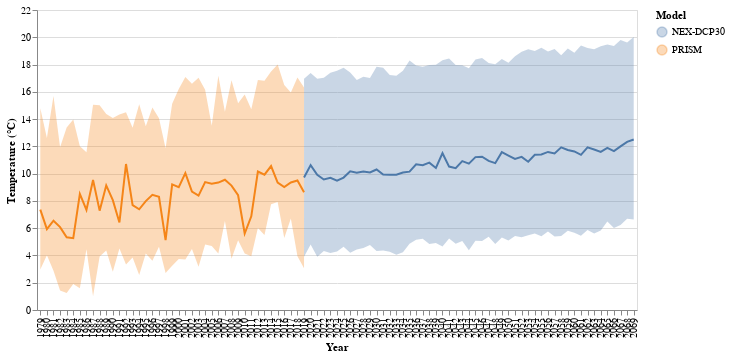

Notebook cell for this chart:
### Markdown cell above
#### Temperature

### Code cell
# Define a line plot by reducing intra-annual observations to median.
line = alt.Chart(climate_df).mark_line().encode(
  x='Year:O',
  y='median(Temp-mean):Q',
  color='Model'
)

# Define an interquartile range band to describe the intra-annual distribution.
band = alt.Chart(climate_df).mark_errorband(extent='iqr').encode(
  x='Year:O',
  y=alt.Y('Temp-mean:Q', title='Temperature (°C)'),
  color='Model'
)

# Combine the band and line plots; display it.
(band + line).properties(width=600, height=300)

### Figure 1 — Vega-Lite specification as saved in the notebook (floating-point values rounded to 4 significant figures; data arrays with more than 128 entries replaced by an {"elided": "..."} marker saying what was removed)
{"config": {"view": {"continuousWidth": 400, "continuousHeight": 300}}, "layer": [{"mark": {"type": "errorband", "extent": "iqr"}, "encoding": {"color": {"type": "nominal", "field": "Model"}, "x": {"type": "ordinal", "field": "Year"}, "y": {"type": "quantitative", "field": "Temp-mean", "title": "Temperature (°C)"}}}, {"mark": "line", "encoding": {"color": {"type": "nominal", "field": "Model"}, "x": {"type": "ordinal", "field": "Year"}, "y": {"type": "quantitative", "aggregate": "median", "field": "Temp-mean"}}}], "data": {"name": "data-fee56fa0df74faec79d28bcae268ca0f"}, "height": 300, "width": 600, "$schema": "https://vega.github.io/schema/vega-lite/v4.0.0.json", "datasets": {"data-fee56fa0df74faec79d28bcae268ca0f": {"elided": "1104 records"}}}
